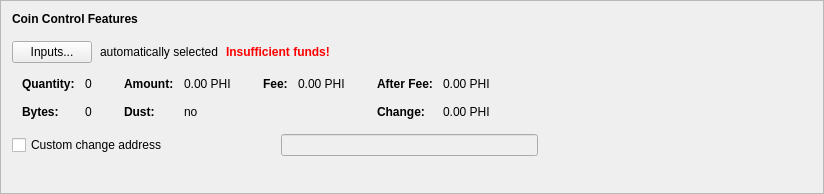
      <widget class="QFrame" name="frameCoinControl">
       <property name="sizePolicy">
        <sizepolicy hsizetype="Preferred" vsizetype="Fixed">
         <horstretch>0</horstretch>
         <verstretch>0</verstretch>
        </sizepolicy>
       </property>
       <property name="minimumSize">
        <size>
         <width>600</width>
         <height>194</height>
        </size>
       </property>
       <property name="frameShape">
        <enum>QFrame::StyledPanel</enum>
       </property>
       <property name="frameShadow">
        <enum>QFrame::Raised</enum>
       </property>
       <layout class="QVBoxLayout" name="verticalLayout_4">
        <item>
         <layout class="QVBoxLayout" name="verticalLayoutCoinControl" stretch="0,0,0,0,0">
          <property name="spacing">
           <number>0</number>
          </property>
          <property name="sizeConstraint">
           <enum>QLayout::SetDefaultConstraint</enum>
          </property>
          <property name="leftMargin">
           <number>0</number>
          </property>
          <property name="topMargin">
           <number>0</number>
          </property>
          <item>
           <layout class="QHBoxLayout" name="horizontalLayoutCoinControl1">
            <property name="bottomMargin">
             <number>15</number>
            </property>
            <item>
             <widget class="QLabel" name="labelCoinControlFeatures">
              <property name="sizePolicy">
               <sizepolicy hsizetype="Preferred" vsizetype="Maximum">
                <horstretch>0</horstretch>
                <verstretch>0</verstretch>
               </sizepolicy>
              </property>
              <property name="font">
               <font>
                <weight>75</weight>
                <bold>true</bold>
               </font>
              </property>
              <property name="styleSheet">
               <string notr="true">font-weight:bold;</string>
              </property>
              <property name="text">
               <string>Coin Control Features</string>
              </property>
             </widget>
            </item>
           </layout>
          </item>
          <item>
           <layout class="QHBoxLayout" name="horizontalLayoutCoinControl2" stretch="0,0,0,0">
            <property name="spacing">
             <number>8</number>
            </property>
            <property name="bottomMargin">
             <number>10</number>
            </property>
            <item>
             <widget class="QPushButton" name="pushButtonCoinControl">
              <property name="styleSheet">
               <string notr="true"/>
              </property>
              <property name="text">
               <string>Inputs...</string>
              </property>
              <property name="autoDefault">
               <bool>false</bool>
              </property>
             </widget>
            </item>
            <item>
             <widget class="QLabel" name="labelCoinControlAutomaticallySelected">
              <property name="text">
               <string>automatically selected</string>
              </property>
              <property name="margin">
               <number>5</number>
              </property>
             </widget>
            </item>
            <item>
             <widget class="QLabel" name="labelCoinControlInsuffFunds">
              <property name="font">
               <font>
                <weight>75</weight>
                <bold>true</bold>
               </font>
              </property>
              <property name="styleSheet">
               <string notr="true">color:red;font-weight:bold;</string>
              </property>
              <property name="text">
               <string>Insufficient funds!</string>
              </property>
              <property name="margin">
               <number>5</number>
              </property>
             </widget>
            </item>
            <item>
             <spacer name="horizontalSpacerCoinControl">
              <property name="orientation">
               <enum>Qt::Horizontal</enum>
              </property>
              <property name="sizeHint" stdset="0">
               <size>
                <width>40</width>
                <height>1</height>
               </size>
              </property>
             </spacer>
            </item>
           </layout>
          </item>
          <item>
           <widget class="QWidget" name="widgetCoinControl" native="true">
            <property name="sizePolicy">
             <sizepolicy hsizetype="Preferred" vsizetype="Preferred">
              <horstretch>0</horstretch>
              <verstretch>0</verstretch>
             </sizepolicy>
            </property>
            <property name="minimumSize">
             <size>
              <width>0</width>
              <height>0</height>
             </size>
            </property>
            <property name="styleSheet">
             <string notr="true"/>
            </property>
            <layout class="QHBoxLayout" name="horizontalLayoutCoinControl5">
             <property name="leftMargin">
              <number>0</number>
             </property>
             <property name="topMargin">
              <number>0</number>
             </property>
             <property name="rightMargin">
              <number>0</number>
             </property>
             <property name="bottomMargin">
              <number>0</number>
             </property>
             <item>
              <layout class="QHBoxLayout" name="horizontalLayoutCoinControl3" stretch="0,0,0,1">
               <property name="spacing">
                <number>20</number>
               </property>
               <property name="topMargin">
                <number>0</number>
               </property>
               <property name="bottomMargin">
                <number>10</number>
               </property>
               <item>
                <layout class="QFormLayout" name="formLayoutCoinControl1">
                 <property name="horizontalSpacing">
                  <number>10</number>
                 </property>
                 <property name="verticalSpacing">
                  <number>14</number>
                 </property>
                 <property name="leftMargin">
                  <number>10</number>
                 </property>
                 <property name="topMargin">
                  <number>4</number>
                 </property>
                 <property name="rightMargin">
                  <number>6</number>
                 </property>
                 <item row="0" column="0">
                  <widget class="QLabel" name="labelCoinControlQuantityText">
                   <property name="font">
                    <font>
                     <weight>75</weight>
                     <bold>true</bold>
                    </font>
                   </property>
                   <property name="text">
                    <string>Quantity:</string>
                   </property>
                   <property name="margin">
                    <number>0</number>
                   </property>
                  </widget>
                 </item>
                 <item row="0" column="1">
                  <widget class="QLabel" name="labelCoinControlQuantity">
                   <property name="cursor">
                    <cursorShape>IBeamCursor</cursorShape>
                   </property>
                   <property name="contextMenuPolicy">
                    <enum>Qt::ActionsContextMenu</enum>
                   </property>
                   <property name="text">
                    <string notr="true">0</string>
                   </property>
                   <property name="margin">
                    <number>0</number>
                   </property>
                   <property name="textInteractionFlags">
                    <set>Qt::LinksAccessibleByMouse|Qt::TextSelectableByKeyboard|Qt::TextSelectableByMouse</set>
                   </property>
                  </widget>
                 </item>
                 <item row="1" column="0">
                  <widget class="QLabel" name="labelCoinControlBytesText">
                   <property name="font">
                    <font>
                     <weight>75</weight>
                     <bold>true</bold>
                    </font>
                   </property>
                   <property name="text">
                    <string>Bytes:</string>
                   </property>
                  </widget>
                 </item>
                 <item row="1" column="1">
                  <widget class="QLabel" name="labelCoinControlBytes">
                   <property name="cursor">
                    <cursorShape>IBeamCursor</cursorShape>
                   </property>
                   <property name="contextMenuPolicy">
                    <enum>Qt::ActionsContextMenu</enum>
                   </property>
                   <property name="text">
                    <string notr="true">0</string>
                   </property>
                   <property name="textInteractionFlags">
                    <set>Qt::LinksAccessibleByMouse|Qt::TextSelectableByKeyboard|Qt::TextSelectableByMouse</set>
                   </property>
                  </widget>
                 </item>
                </layout>
               </item>
               <item>
                <layout class="QFormLayout" name="formLayoutCoinControl2">
                 <property name="horizontalSpacing">
                  <number>10</number>
                 </property>
                 <property name="verticalSpacing">
                  <number>14</number>
                 </property>
                 <property name="leftMargin">
                  <number>6</number>
                 </property>
                 <property name="topMargin">
                  <number>4</number>
                 </property>
                 <property name="rightMargin">
                  <number>6</number>
                 </property>
                 <item row="0" column="0">
                  <widget class="QLabel" name="labelCoinControlAmountText">
                   <property name="font">
                    <font>
                     <weight>75</weight>
                     <bold>true</bold>
                    </font>
                   </property>
                   <property name="text">
                    <string>Amount:</string>
                   </property>
                   <property name="margin">
                    <number>0</number>
                   </property>
                  </widget>
                 </item>
                 <item row="0" column="1">
                  <widget class="QLabel" name="labelCoinControlAmount">
                   <property name="cursor">
                    <cursorShape>IBeamCursor</cursorShape>
                   </property>
                   <property name="contextMenuPolicy">
                    <enum>Qt::ActionsContextMenu</enum>
                   </property>
                   <property name="text">
                    <string notr="true">0.00 PHI</string>
                   </property>
                   <property name="textInteractionFlags">
                    <set>Qt::LinksAccessibleByMouse|Qt::TextSelectableByKeyboard|Qt::TextSelectableByMouse</set>
                   </property>
                  </widget>
                 </item>
                 <item row="1" column="0">
                  <widget class="QLabel" name="labelCoinControlLowOutputText">
                   <property name="font">
                    <font>
                     <weight>75</weight>
                     <bold>true</bold>
                    </font>
                   </property>
                   <property name="text">
                    <string>Dust:</string>
                   </property>
                  </widget>
                 </item>
                 <item row="1" column="1">
                  <widget class="QLabel" name="labelCoinControlLowOutput">
                   <property name="cursor">
                    <cursorShape>IBeamCursor</cursorShape>
                   </property>
                   <property name="contextMenuPolicy">
                    <enum>Qt::ActionsContextMenu</enum>
                   </property>
                   <property name="text">
                    <string notr="true">no</string>
                   </property>
                   <property name="textInteractionFlags">
                    <set>Qt::LinksAccessibleByMouse|Qt::TextSelectableByKeyboard|Qt::TextSelectableByMouse</set>
                   </property>
                  </widget>
                 </item>
                </layout>
               </item>
               <item>
                <layout class="QFormLayout" name="formLayoutCoinControl3">
                 <property name="horizontalSpacing">
                  <number>10</number>
                 </property>
                 <property name="verticalSpacing">
                  <number>14</number>
                 </property>
                 <property name="leftMargin">
                  <number>6</number>
                 </property>
                 <property name="topMargin">
                  <number>4</number>
                 </property>
                 <property name="rightMargin">
                  <number>6</number>
                 </property>
                 <item row="0" column="0">
                  <widget class="QLabel" name="labelCoinControlFeeText">
                   <property name="font">
                    <font>
                     <weight>75</weight>
                     <bold>true</bold>
                    </font>
                   </property>
                   <property name="text">
                    <string>Fee:</string>
                   </property>
                   <property name="margin">
                    <number>0</number>
                   </property>
                  </widget>
                 </item>
                 <item row="0" column="1">
                  <widget class="QLabel" name="labelCoinControlFee">
                   <property name="cursor">
                    <cursorShape>IBeamCursor</cursorShape>
                   </property>
                   <property name="contextMenuPolicy">
                    <enum>Qt::ActionsContextMenu</enum>
                   </property>
                   <property name="text">
                    <string notr="true">0.00 PHI</string>
                   </property>
                   <property name="textInteractionFlags">
                    <set>Qt::LinksAccessibleByMouse|Qt::TextSelectableByKeyboard|Qt::TextSelectableByMouse</set>
                   </property>
                  </widget>
                 </item>
                </layout>
               </item>
               <item>
                <layout class="QFormLayout" name="formLayoutCoinControl4">
                 <property name="horizontalSpacing">
                  <number>10</number>
                 </property>
                 <property name="verticalSpacing">
                  <number>14</number>
                 </property>
                 <property name="leftMargin">
                  <number>6</number>
                 </property>
                 <property name="topMargin">
                  <number>4</number>
                 </property>
                 <property name="rightMargin">
                  <number>6</number>
                 </property>
                 <item row="0" column="0">
                  <widget class="QLabel" name="labelCoinControlAfterFeeText">
                   <property name="font">
                    <font>
                     <weight>75</weight>
                     <bold>true</bold>
                    </font>
                   </property>
                   <property name="text">
                    <string>After Fee:</string>
                   </property>
                   <property name="margin">
                    <number>0</number>
                   </property>
                  </widget>
                 </item>
                 <item row="0" column="1">
                  <widget class="QLabel" name="labelCoinControlAfterFee">
                   <property name="cursor">
                    <cursorShape>IBeamCursor</cursorShape>
                   </property>
                   <property name="contextMenuPolicy">
                    <enum>Qt::ActionsContextMenu</enum>
                   </property>
                   <property name="text">
                    <string notr="true">0.00 PHI</string>
                   </property>
                   <property name="textInteractionFlags">
                    <set>Qt::LinksAccessibleByMouse|Qt::TextSelectableByKeyboard|Qt::TextSelectableByMouse</set>
                   </property>
                  </widget>
                 </item>
                 <item row="1" column="0">
                  <widget class="QLabel" name="labelCoinControlChangeText">
                   <property name="font">
                    <font>
                     <weight>75</weight>
                     <bold>true</bold>
                    </font>
                   </property>
                   <property name="text">
                    <string>Change:</string>
                   </property>
                  </widget>
                 </item>
                 <item row="1" column="1">
                  <widget class="QLabel" name="labelCoinControlChange">
                   <property name="cursor">
                    <cursorShape>IBeamCursor</cursorShape>
                   </property>
                   <property name="contextMenuPolicy">
                    <enum>Qt::ActionsContextMenu</enum>
                   </property>
                   <property name="text">
                    <string notr="true">0.00 PHI</string>
                   </property>
                   <property name="textInteractionFlags">
                    <set>Qt::LinksAccessibleByMouse|Qt::TextSelectableByKeyboard|Qt::TextSelectableByMouse</set>
                   </property>
                  </widget>
                 </item>
                </layout>
               </item>
              </layout>
             </item>
            </layout>
           </widget>
          </item>
          <item>
           <layout class="QHBoxLayout" name="horizontalLayoutCoinControl4" stretch="0,0,0">
            <property name="spacing">
             <number>12</number>
            </property>
            <property name="sizeConstraint">
             <enum>QLayout::SetDefaultConstraint</enum>
            </property>
            <property name="topMargin">
             <number>5</number>
            </property>
            <property name="rightMargin">
             <number>5</number>
            </property>
            <item>
             <widget class="QCheckBox" name="checkBoxCoinControlChange">
              <property name="toolTip">
               <string>If this is activated, but the change address is empty or invalid, change will be sent to a newly generated address.</string>
              </property>
              <property name="text">
               <string>Custom change address</string>
              </property>
             </widget>
            </item>
            <item>
             <widget class="QValidatedLineEdit" name="lineEditCoinControlChange">
              <property name="enabled">
               <bool>false</bool>
              </property>
              <property name="sizePolicy">
               <sizepolicy hsizetype="Ignored" vsizetype="Fixed">
                <horstretch>0</horstretch>
                <verstretch>0</verstretch>
               </sizepolicy>
              </property>
             </widget>
            </item>
            <item>
             <widget class="QLabel" name="labelCoinControlChangeLabel">
              <property name="sizePolicy">
               <sizepolicy hsizetype="Preferred" vsizetype="Expanding">
                <horstretch>0</horstretch>
                <verstretch>0</verstretch>
               </sizepolicy>
              </property>
              <property name="minimumSize">
               <size>
                <width>0</width>
                <height>0</height>
               </size>
              </property>
              <property name="text">
               <string/>
              </property>
              <property name="margin">
               <number>3</number>
              </property>
             </widget>
            </item>
           </layout>
          </item>
          <item>
           <spacer name="verticalSpacerCoinControl">
            <property name="orientation">
             <enum>Qt::Vertical</enum>
            </property>
            <property name="sizeType">
             <enum>QSizePolicy::Expanding</enum>
            </property>
            <property name="sizeHint" stdset="0">
             <size>
              <width>800</width>
              <height>1</height>
             </size>
            </property>
           </spacer>
          </item>
         </layout>
        </item>
       </layout>
      </widget>
